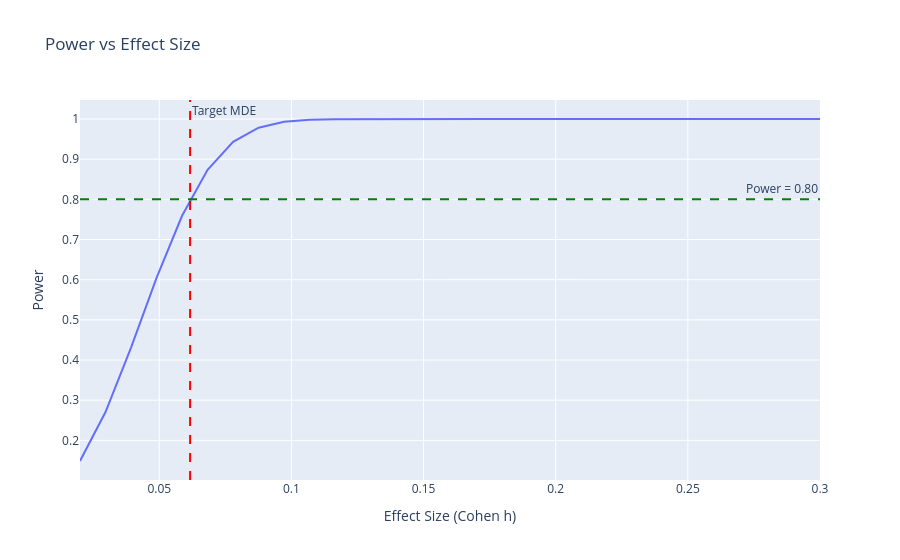

The cell this chart's notebook holds for it:
### Markdown cell above
## 4. Power Curve

### Code cell
effect_sizes = np.linspace(0.02, 0.30, 30)
powers = [power_analysis.solve_power(effect_size=es, nobs1=n_per_group_required, alpha=0.05, ratio=1.0, alternative='two-sided') for es in effect_sizes]
fig = px.line(x=effect_sizes, y=powers, labels={'x': 'Effect Size (Cohen h)', 'y': 'Power'}, title='Power vs Effect Size')
fig.add_vline(x=effect_size, line_dash='dash', line_color='red', annotation_text='Target MDE')
fig.add_hline(y=0.8, line_dash='dash', line_color='green', annotation_text='Power = 0.80')
fig.show()

### Figure 1 — Plotly figure (JSON) as saved in the notebook; plotly's stock layout.template omitted (floating-point values rounded to 4 significant figures)
{"data": [{"hovertemplate": "Effect Size (Cohen h)=%{x}<br>Power=%{y}<extra></extra>", "legendgroup": "", "line": {"color": "#636efa", "dash": "solid"}, "marker": {"symbol": "circle"}, "mode": "lines", "name": "", "orientation": "v", "showlegend": false, "type": "scatter", "x": [0.02, 0.02966, 0.03931, 0.04897, 0.05862, 0.06828, 0.07793, 0.08759, 0.09724, 0.1069, 0.1166, 0.1262, 0.1359, 0.1455, 0.1552, 0.1648, 0.1745, 0.1841, 0.1938, 0.2034, 0.2131, 0.2228, 0.2324, 0.2421, 0.2517, 0.2614, 0.271, 0.2807, 0.2903, 0.3], "xaxis": "x", "y": [0.1486, 0.2706, 0.4311, 0.6045, 0.7592, 0.8733, 0.9431, 0.9783, 0.993, 0.9981, 0.9996, 0.9999, 1.0, 1.0, 1.0, 1.0, 1.0, 1.0, 1.0, 1.0, 1.0, 1.0, 1.0, 1.0, 1.0, 1.0, 1.0, 1.0, 1.0, 1.0], "yaxis": "y"}], "layout": {"annotations": [{"showarrow": false, "text": "Target MDE", "x": 0.06166, "xanchor": "left", "xref": "x", "y": 1, "yanchor": "top", "yref": "y domain"}, {"showarrow": false, "text": "Power = 0.80", "x": 1, "xanchor": "right", "xref": "x domain", "y": 0.8, "yanchor": "bottom", "yref": "y"}], "legend": {"tracegroupgap": 0}, "shapes": [{"line": {"color": "red", "dash": "dash"}, "type": "line", "x0": 0.06166, "x1": 0.06166, "xref": "x", "y0": 0, "y1": 1, "yref": "y domain"}, {"line": {"color": "green", "dash": "dash"}, "type": "line", "x0": 0, "x1": 1, "xref": "x domain", "y0": 0.8, "y1": 0.8, "yref": "y"}], "title": {"text": "Power vs Effect Size"}, "xaxis": {"anchor": "y", "domain": [0, 1], "title": {"text": "Effect Size (Cohen h)"}}, "yaxis": {"anchor": "x", "domain": [0, 1], "title": {"text": "Power"}}}}
